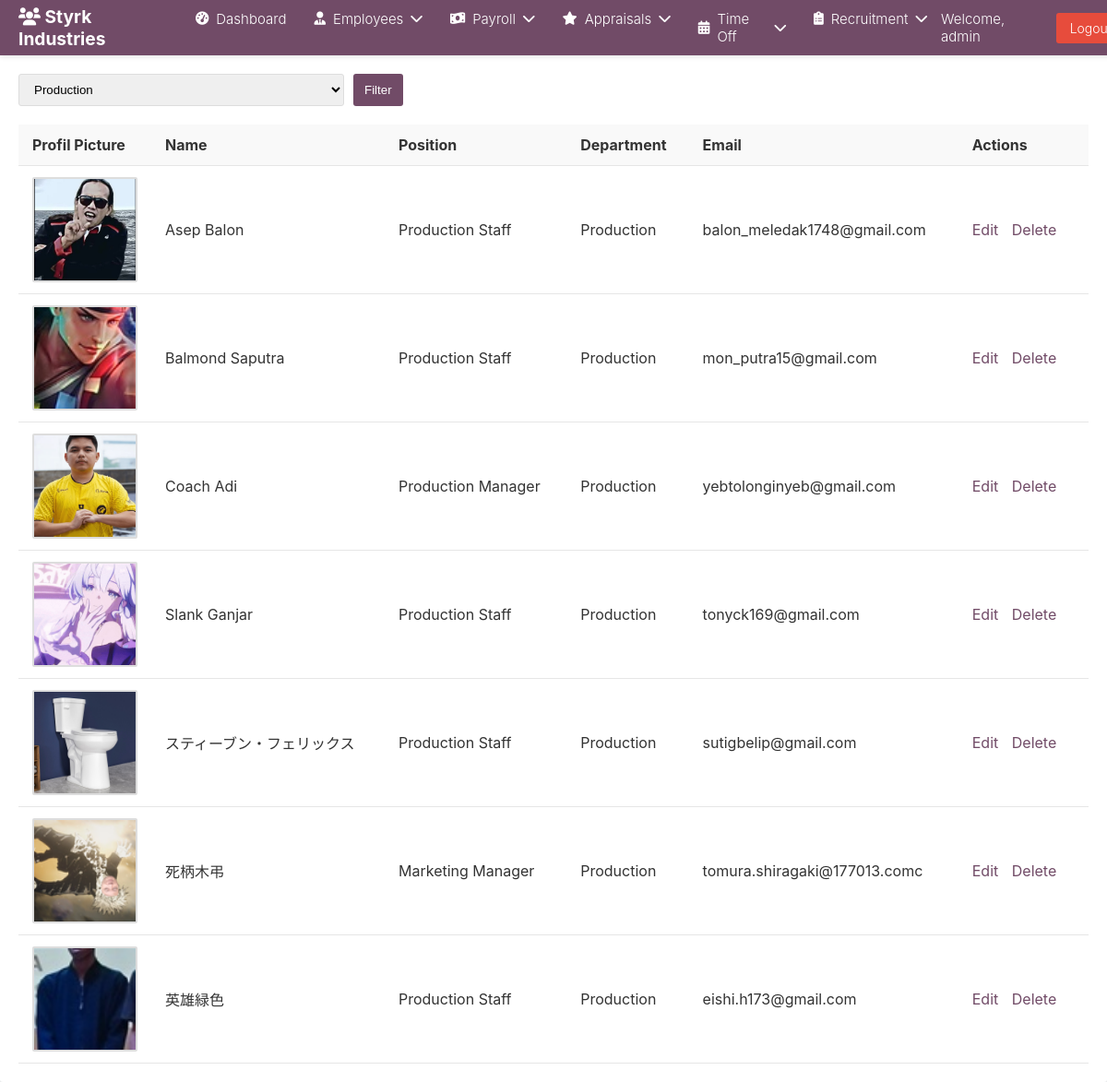
Page /index.php?department=6 (signed in) on the committed database.
### tables this page shows
CREATE TABLE `employees` (
  `id` int NOT NULL,
  `department_id` int DEFAULT NULL,
  `position_id` int NOT NULL,
  `skills_id` int NOT NULL,
  `name` varchar(100) NOT NULL,
  `email` varchar(100) DEFAULT NULL,
  `image_path` varchar(255) DEFAULT NULL,
  `created_by` int DEFAULT NULL,
  `created_at` timestamp NULL DEFAULT CURRENT_TIMESTAMP
);

CREATE TABLE `job_positions` (
  `position_id` int NOT NULL,
  `department_id` int NOT NULL,
  `title` varchar(100) NOT NULL
);

CREATE TABLE `departments` (
  `id` int NOT NULL,
  `name` varchar(100) NOT NULL
);

### process.php (called while the page is built, shortened)
<?php
function getDepartments($conn) {
    $departments = [];
    $result = $conn->query("SELECT id, name FROM departments ORDER BY name");
    if ($result->num_rows > 0) {
        while ($row = $result->fetch_assoc()) {
            $departments[$row['id']] = $row['name'];
        }
    }
    return $departments;
}
?>

### index.php (the view, shortened to what this page needs)
<?php
require 'process.php';
require 'auth.php';
require 'admin_header.php';
$department_filter = isset($_GET['department']) ? intval($_GET['department']) : 0;
$sql = "
    SELECT e.*, d.name AS department_name, jp.title AS position_title
    FROM employees e
    JOIN departments d ON e.department_id = d.id
    JOIN job_positions jp ON e.position_id = jp.position_id
";
if ($department_filter > 0) {
    $sql .= " WHERE e.department_id = $department_filter";
}
$sql .= " ORDER BY d.name, e.name";
$result = $conn->query($sql);
$employees = [];
if ($result->num_rows > 0) {
    while ($row = $result->fetch_assoc()) {
        $employees[] = $row;
    }
}
$departments = getDepartments($conn);
?>
<!DOCTYPE html>
<html lang="en">
<head>
</head>
<body>
    <div class="container">
        <div class="content">
            <form method="GET" class="filter-form">
                <select name="department">
                    <?php foreach ($departments as $id => $name): ?>
                        <option value="<?php echo $id; ?>" <?php echo $department_filter == $id ? 'selected' : ''; ?>>
                            <?php echo $name; ?>
                        </option>
                    <?php endforeach; ?>
                </select>
                <button type="submit">Filter</button>
            </form>
            <table class="employee-table">
                <thead>
                    <tr>
                        <th>Profil Picture</th>
                        <th>Name</th>
                        <th>Position</th>
                        <th>Department</th>
                        <th>Email</th>
                        <th>Actions</th>
                    </tr>
                </thead>
                <tbody>
                    <?php foreach ($employees as $employee): ?>
                        <tr>
                            <td class="profil-gambar">
                                <div class="image-container">
                                    <?php if (!empty($employee['image_path'])): ?>
                                        <img src="<?php echo htmlspecialchars($employee['image_path']); ?>">
                                    <?php else: ?>
                                        <div class="placeholder">No Photo</div>
                                    <?php endif; ?>
                                </div>
                            </td>
                            <td><?php echo htmlspecialchars($employee['name']); ?></td>
                            <td><?php echo htmlspecialchars($employee['position_title']); ?></td>
                            <td><?php echo htmlspecialchars($employee['department_name']); ?></td>
                            <td><?php echo htmlspecialchars($employee['email'] ?? '-'); ?></td>
                            <td class="action-links">
                                <a href="edit_employee.php?id=<?php echo $employee['id']; ?>">Edit</a>
                                <a href="delete_employee.php?id=<?php echo $employee['id']; ?>" onclick="return confirm('Are you sure you want to delete this employee?')">Delete</a>
                            </td>
                        </tr>
                    <?php endforeach; ?>
                </tbody>
            </table>
        </div>
    </div>
</body>
</html>

### admin_header.php (style rules this page uses)
body { font-family: -apple-system, BlinkMacSystemFont, "Segoe UI", Roboto, Helvetica, Arial, sans-serif; margin: 0; background-color: #f5f6f7; color: #333; }

### index.php (style rules this page uses)
body { font-family: -apple-system, BlinkMacSystemFont, "Segoe UI", Roboto, Helvetica, Arial, sans-serif; margin-top: 60px; background-color: #f5f6f7; color: #333; }
.container { margin: 0 auto; }
.content { background-color: white; border-radius: 0 0 3px 3px; box-shadow: 0 1px 3px rgba(0, 0, 0, 0.1); padding: 20px; margin-top: 20px; }
.filter-form { margin-bottom: 20px; display: flex; gap: 10px; }
select, button { padding: 8px 12px; border: 1px solid #ddd; border-radius: 3px; }
button { background-color: #714B67; color: white; border: none; cursor: pointer; }
.employee-table { width: 100%; border-collapse: collapse; }
.employee-table th, .employee-table td { padding: 12px 15px; text-align: left; border-bottom: 1px solid #e6e6e6; }
.employee-table th { background-color: #f9f9f9; font-weight: bold; }
.action-links a { color: #714B67; text-decoration: none; margin-right: 10px; }
.profil-gambar { width: 100px; text-align: center; }
.image-container { width: 110px; height: 110px; overflow: hidden; margin: 0 auto; border: 2px solid #ddd; border-radius: 2px; }
.image-container img { width: 100%; height: 100%; object-fit: cover; object-position: center; }

### rows in the picture
employees: image_path (picture), name "Asep Balon", position.title "Production Staff", department.name "Production", email "balon_meledak1748@gmail.com"
employees: image_path (picture), name "Balmond Saputra", position.title "Production Staff", department.name "Production", email "mon_putra15@gmail.com"
employees: image_path (picture), name "Coach Adi", position.title "Production Manager", department.name "Production", email "yebtolonginyeb@gmail.com"
employees: image_path (picture), name "Slank Ganjar", position.title "Production Staff", department.name "Production", email "tonyck169@gmail.com"
employees: image_path (picture), name "スティーブン・フェリックス", position.title "Production Staff", department.name "Production", email "sutigbelip@gmail.com"
employees: image_path (picture), name "死柄木弔", position.title "Marketing Manager", department.name "Production", email "tomura.shiragaki@177013.comc"
employees: image_path (picture), name "英雄緑色", position.title "Production Staff", department.name "Production", email "eishi.h173@gmail.com"

### other values in the picture
$_SESSION['username'] "admin"
form field department "Production"
